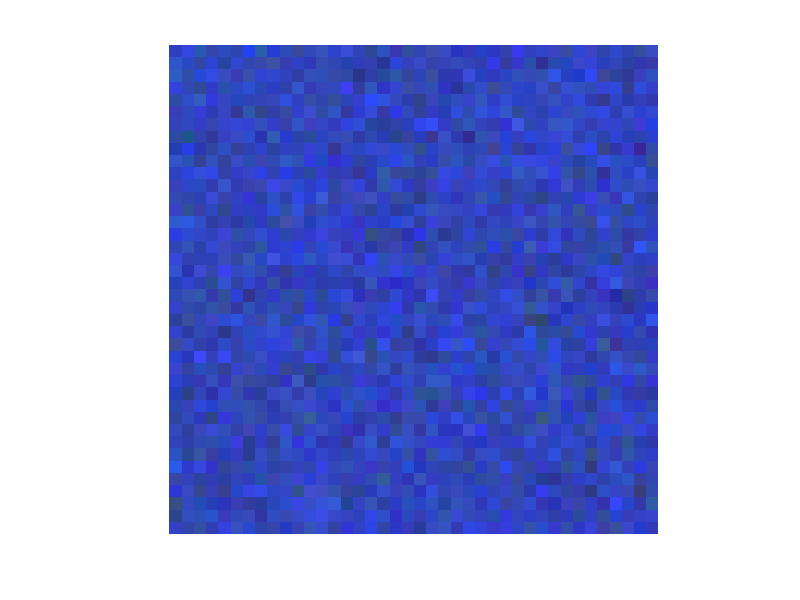
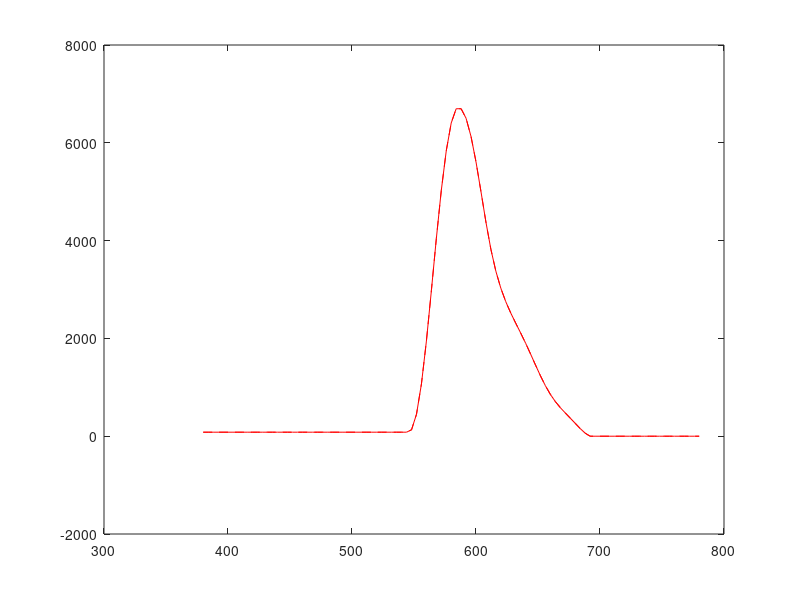

These charts were generated, in order, by the following MATLAB code: (Note: this script raises an error after producing the figures.)
function[] = hw2()
%Homework 2 - includes Part A, B in code
%We assume that rgb_sensors.txt, light_spectra.txt and responses.txt lie in
%the same folder
%part b code is in partb.m file which is invoked from hw2.m
%We solve problem sequentially 1,2,3,4...7
close all
fid = fopen('rgb_sensors.txt');

tline = fgetl(fid);
col1 = [],col2=[],col3=[];
while ischar(tline)
    values = strsplit(tline,' ');
    col1=[col1,str2double(values(1))];
    col2=[col2,str2double(values(2))];
    col3=[col3,str2double(values(3))];
    tline = fgetl(fid);
end
fclose(fid);

sens_mat = [col1;col2;col3];
rng(477);
light_mat = rand([101 1600]);
resp_mat = sens_mat*light_mat;
k=255/max(resp_mat(:));
mod_light_mat = light_mat*k;
mod_resp_mat = sens_mat*mod_light_mat;
new_max = max(mod_resp_mat(:));
red_vec = mod_resp_mat(1,:);
green_vec = mod_resp_mat(2,:);
blue_vec = mod_resp_mat(3,:);
red_block=[];
green_block=[];
blue_block=[];

%repeat 10x10 blocks and have 40 per row
for i=1:40:1561
   red_block = [red_block;repelem(red_vec(i:i+39),10,10)];
   green_block = [green_block;repelem(green_vec(i:i+39),10,10)];
   blue_block = [blue_block;repelem(blue_vec(i:i+39),10,10)];
end
image = cat(3,red_block,green_block,blue_block);
figure('Name','400x400 Image of 1600 10x10 blocks');
imshow(uint8(image));
%Problem 1 ends here


%Problem 2 starts here
sens_estimated = pinv(mod_light_mat')*mod_resp_mat';
resp_est = sens_estimated' * mod_light_mat;

red_sens_estimated = sens_estimated(:,1);
green_sens_estimated = sens_estimated(:,2);
blue_sens_estimated = sens_estimated(:,3);
red_sens_actual = sens_mat(1,:);
green_sens_actual = sens_mat(2,:);
blue_sens_actual = sens_mat(3,:);
wavelengths = 380:4:780;
figure('Name','Plot of actual sensor values vs. estimated sensor values')
p1=plot(wavelengths,red_sens_actual,'r',wavelengths,red_sens_estimated,'r--');
p1(2).LineWidth=1.5;
hold on;
p2=plot(wavelengths,green_sens_actual,'g',wavelengths,green_sens_estimated,'g--');
p2(2).LineWidth=1.5;
hold on;
p3=plot(wavelengths,blue_sens_actual,'b',wavelengths,blue_sens_estimated,'b--');
p3(2).LineWidth=1.5;
legend('Actual sensor(red)','Estimated sensor(red)','Actual sensor(green)','Estimated sensor(green)','Actual sensor(blue)','Estimated sensor(blue)');

red_sens_diff = red_sens_actual - red_sens_estimated';
green_sens_diff = green_sens_actual - green_sens_estimated';
blue_sens_diff = blue_sens_actual - blue_sens_estimated';

red_sens_sum=0;
green_sens_sum=0;
blue_sens_sum=0;
for i=1:101
    red_sens_sum=red_sens_sum+red_sens_diff(i)*red_sens_diff(i);
    green_sens_sum=green_sens_sum+green_sens_diff(i)*green_sens_diff(i);
    blue_sens_sum=blue_sens_sum+blue_sens_diff(i)*blue_sens_diff(i);
end
red_sens_rms = sqrt(red_sens_sum/101);
green_sens_rms = sqrt(green_sens_sum/101);
blue_sens_rms = sqrt(blue_sens_sum/101);

red_actual = mod_resp_mat(1,:);
green_actual = mod_resp_mat(2,:);
blue_actual = mod_resp_mat(3,:);

red_est = resp_est(1,:);
green_est = resp_est(2,:);
blue_est = resp_est(3,:);

red_diff = red_actual - red_est;
green_diff = green_actual - green_est;
blue_diff = blue_actual - blue_est;

red_sum=0;green_sum=0;blue_sum=0;
for i=1:1600
    red_sum = red_sum+red_diff(i)*red_diff(i);
    green_sum = green_sum + green_diff(i)*green_diff(i);
    blue_sum = blue_sum + blue_diff(i)*blue_diff(i);
end
red_rms = sqrt(red_sum/1600);
green_rms = sqrt(green_sum/1600);
blue_rms = sqrt(blue_sum/1600);
%end of problem 2

%Problem 3
noise_mat = rand(3,1600)*10;
resp_err_mat = mod_resp_mat + noise_mat;
sens_err_mat = pinv(mod_light_mat')*resp_err_mat';
red_sens_err_estimated = sens_err_mat(:,1);
green_sens_err_estimated = sens_err_mat(:,2);
blue_sens_err_estimated = sens_err_mat(:,3);
figure('Name','Plot of actual sensor values vs. estimated sensor values after noise of order 10')
plot(wavelengths,red_sens_actual,'r',wavelengths,red_sens_err_estimated,'r--');
hold on;
plot(wavelengths,green_sens_actual,'g',wavelengths,green_sens_err_estimated,'g--');
hold on;
plot(wavelengths,blue_sens_actual,'b',wavelengths,blue_sens_err_estimated,'b--');
legend('Actual sensor(red)','Estimated sensor(red)','Actual sensor(green)','Estimated sensor(green)','Actual sensor(blue)','Estimated sensor(blue)');

rgb_err_mat = mod_light_mat'*sens_err_mat;
k_const = 255/max(rgb_err_mat(:));
light_err_mat = k_const*mod_light_mat; %determine scaling factor
sens_err_mod_mat = pinv(light_err_mat')*rgb_err_mat;
rgb_err_mod_mat = light_err_mat'*sens_err_mod_mat;
red_err_mod_sense = sens_err_mod_mat(:,1);
green_err_mod_sense = sens_err_mod_mat(:,2);
blue_err_mod_sense = sens_err_mod_mat(:,3);

red_err_mod = rgb_err_mod_mat(:,1);
green_err_mod = rgb_err_mod_mat(:,2);
blue_err_mod = rgb_err_mod_mat(:,3);


figure('Name','Plot of actual sensor values vs. estimated sensor values after noise of order 10 and clipping')
plot(wavelengths,red_sens_actual,'r',wavelengths,red_err_mod_sense,'r--');
hold on;
plot(wavelengths,green_sens_actual,'g',wavelengths,green_err_mod_sense,'g--');
hold on;
plot(wavelengths,blue_sens_actual,'b',wavelengths,blue_err_mod_sense,'b--');
legend('Actual sensor(red)','Estimated sensor(red)','Actual sensor(green)','Estimated sensor(green)','Actual sensor(blue)','Estimated sensor(blue)');

red_clipped_sens_rms = computeRms(red_sens_actual,red_err_mod_sense',101);
green_clipped_sens_rms = computeRms(green_sens_actual,green_err_mod_sense',101);
blue_clipped_sens_rms = computeRms(blue_sens_actual,blue_err_mod_sense',101);

overall_clipped_sens_rms = sqrt((red_clipped_sens_rms*red_clipped_sens_rms+green_clipped_sens_rms*green_clipped_sens_rms+blue_clipped_sens_rms*blue_clipped_sens_rms)/3);

red_clipped_rms = computeRms(red_actual,red_err_mod',1600);
green_clipped_rms = computeRms(green_actual,green_err_mod',1600);
blue_clipped_rms= computeRms(blue_actual,blue_err_mod',1600);

overall_clipped_rms = sqrt((red_clipped_rms*red_clipped_rms+green_clipped_rms*green_clipped_rms+blue_clipped_rms*blue_clipped_rms)/3);

overall_rms_mat=[];
%Problem 4
for i=0:10
    noise_mat = rand(3,1600)*10*i;
    resp_err_mat = mod_resp_mat + noise_mat;
    sens_err_mat = pinv(mod_light_mat')*resp_err_mat';
    
    red_sens_err_estimated = sens_err_mat(:,1);
    green_sens_err_estimated = sens_err_mat(:,2);
    blue_sens_err_estimated = sens_err_mat(:,3);
    
    red_sens_rms = computeRms(red_sens_actual,red_sens_err_estimated',101);
    green_sens_rms = computeRms(green_sens_actual,green_sens_err_estimated',101);
    blue_sens_rms = computeRms(blue_sens_actual,blue_sens_err_estimated',101);
    
    overall_sens_rms = sqrt((red_sens_rms*red_sens_rms+green_sens_rms*green_sens_rms+blue_sens_rms*blue_sens_rms)/3);
    
    
    %RMS with clippings
    rgb_err_mat = mod_light_mat'*sens_err_mat;
    k_const = 255/max(rgb_err_mat(:));
    light_err_mat = k_const*mod_light_mat; %determine scaling factor
    sens_err_mod_mat = pinv(light_err_mat')*rgb_err_mat;
    rgb_err_mod_mat = light_err_mat'*sens_err_mod_mat;
    red_err_mod_sense = sens_err_mod_mat(:,1);
    green_err_mod_sense = sens_err_mod_mat(:,2);
    blue_err_mod_sense = sens_err_mod_mat(:,3);
    
    red_clipped_sens_rms = computeRms(red_sens_actual,red_err_mod_sense',101);
    green_clipped_sens_rms = computeRms(green_sens_actual,green_err_mod_sense',101);
    blue_clipped_sens_rms = computeRms(blue_sens_actual,blue_err_mod_sense',101);
    
    overall_clipped_rms = sqrt((red_clipped_sens_rms*red_clipped_sens_rms+green_clipped_sens_rms*green_clipped_sens_rms+blue_clipped_sens_rms*blue_clipped_sens_rms)/3);
    
    overall_rms_mat = [overall_rms_mat;overall_sens_rms,overall_clipped_rms];
    
    if i==5 || i==10
        if i==5
         figure('Name','Plot of actual sensor values vs. estimated sensor values after noise of order 5*10(i=5) and clipping')
        else
                figure('Name','Plot of actual sensor values vs. estimated sensor values after noise of order 10*10(i=10) and clipping')
        end
        plot(wavelengths,red_sens_actual,'r',wavelengths,red_err_mod_sense,'r--');
        hold on;
        plot(wavelengths,green_sens_actual,'g',wavelengths,red_err_mod_sense ,'g--');
        hold on;
        plot(wavelengths,blue_sens_actual,'b',wavelengths,blue_err_mod_sense,'b--');
        axis([350 800 -0.5 2.5*(10.^4)])
        legend('Actual sensor(red)','Estimated sensor(red)','Actual sensor(green)','Estimated sensor(green)','Actual sensor(blue)','Estimated sensor(blue)');
    end
end

%Part B is in this function
partb(sens_mat)
end

function[rms] = computeRms(vector1,vector2,size)
vectordiff = vector1 - vector2;
sum=0;
for j=1:size
    sum=sum+vectordiff(j)*vectordiff(j);    
end
rms = sqrt(sum/size);
end



    




